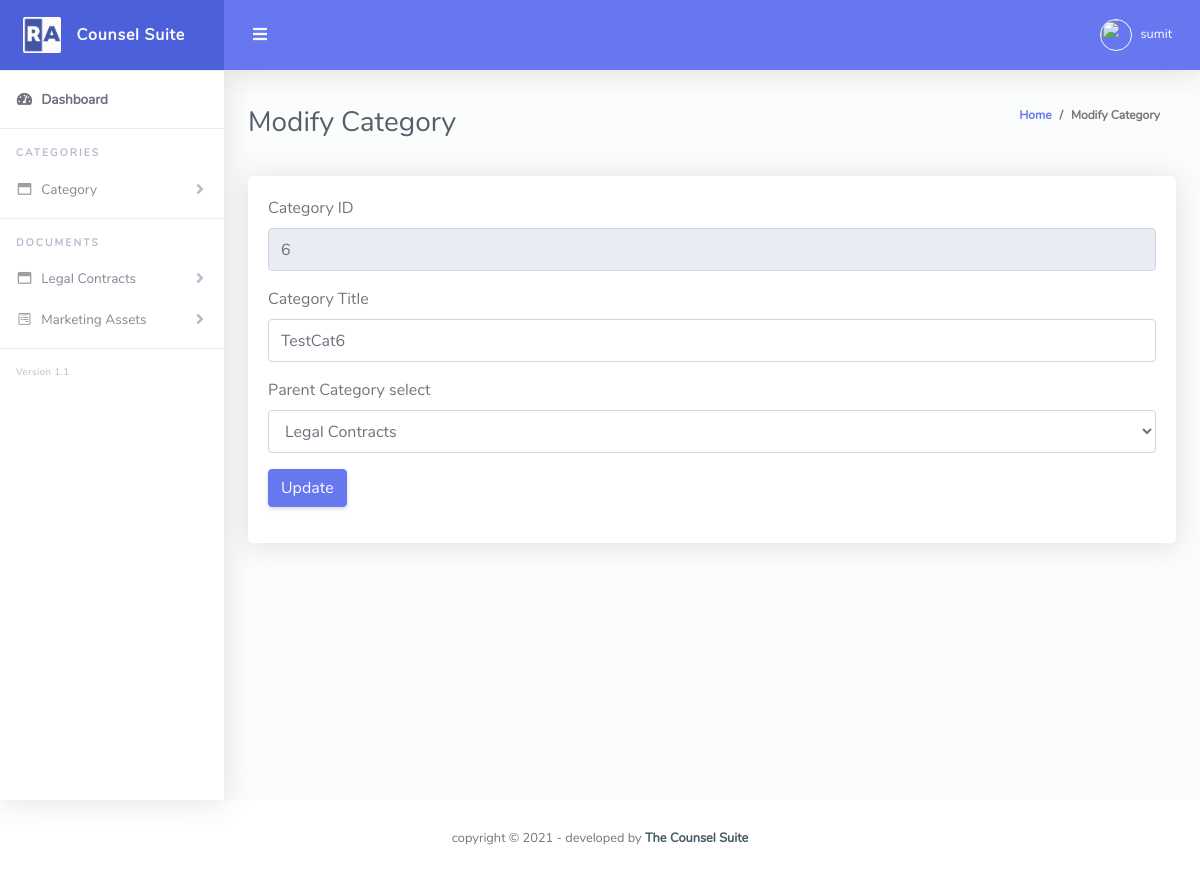
Page /admin/Pages/edit_category.php?id=6 (signed in) on the earlier database version.
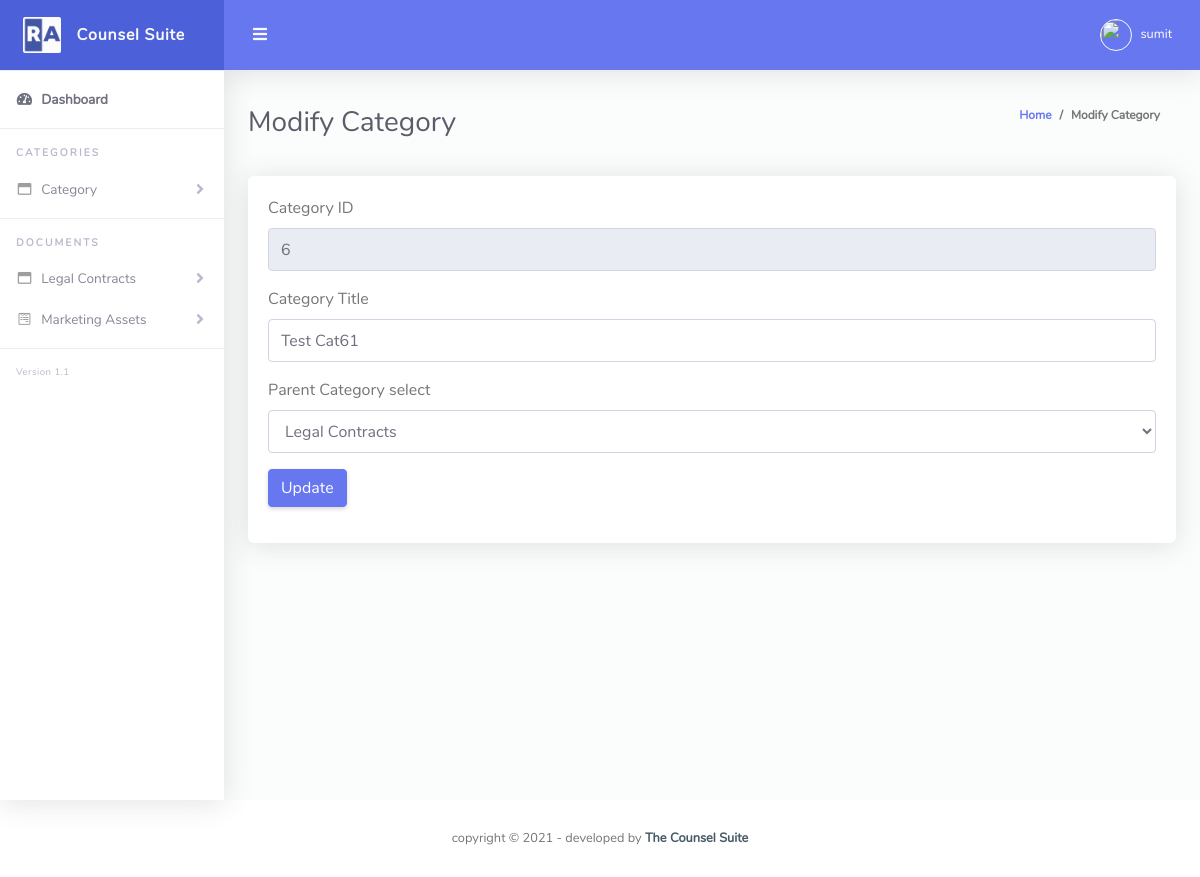
Same page on the later database version.
### tables this page shows
CREATE TABLE `categories` (
  `cat_id` int(255) NOT NULL,
  `cat_name` varchar(255) NOT NULL,
  `cat_parentcat` varchar(100) NOT NULL,
  `admin_id` varchar(100) NOT NULL
);

### admin/Pages/edit_category.php (the view, shortened to what the changed rows need)
<?php
require_once '../../database/config.php';
if(isset($_SESSION["adminname"])) {
  $reterived_catid=$_GET['id'];
}
else
{
  header("Location:../index.php");
}
$mysqli = new mysqli($hn,$un,"",$db);
if ($mysqli -> connect_errno) {
  echo "Failed to connect to MySQL: " . $mysqli -> connect_error;
  exit();
}
else
{
    $get_catdata="SELECT * FROM `categories` WHERE `cat_id`=$reterived_catid";
    $raw=mysqli_query($mysqli,$get_catdata);
    $row=mysqli_fetch_array($raw);
}
?>
<!DOCTYPE html>
<html lang="en">
<head>
  <link href="../vendor/fontawesome-free/css/all.min.css" rel="stylesheet" type="text/css">
  <link href="../vendor/bootstrap/css/bootstrap.min.css" rel="stylesheet" type="text/css">
  <link href="../css/ruang-admin.min.css" rel="stylesheet">
</head>
<body id="page-top">
  <div id="wrapper">
    <div id="content-wrapper" class="d-flex flex-column">
      <div id="content">
        <div class="container-fluid" id="container-wrapper">
          <div class="d-sm-flex align-items-center justify-content-between mb-4">
            <h1 class="h3 mb-0 text-gray-800">Modify Category</h1>
          </div>
            <div class="card mb-3">
                <div class="card-body">
                  <form method="post">
                    <div class="form-group">
                      <label for="exampleFormControlInput1">Category Title</label>
                      <input type="text" class="form-control" name="cat_title" value="<?php echo $row[1]; ?>"
                        placeholder="Enter Category Name" required>
                    </div>
                    </div>
                </div>
              </div>
            </div>
        </div>
      </div>
</body>
</html>

Differences in the rows shown:
changed categories: cat_title "TestCat6" → "Test Cat61"
